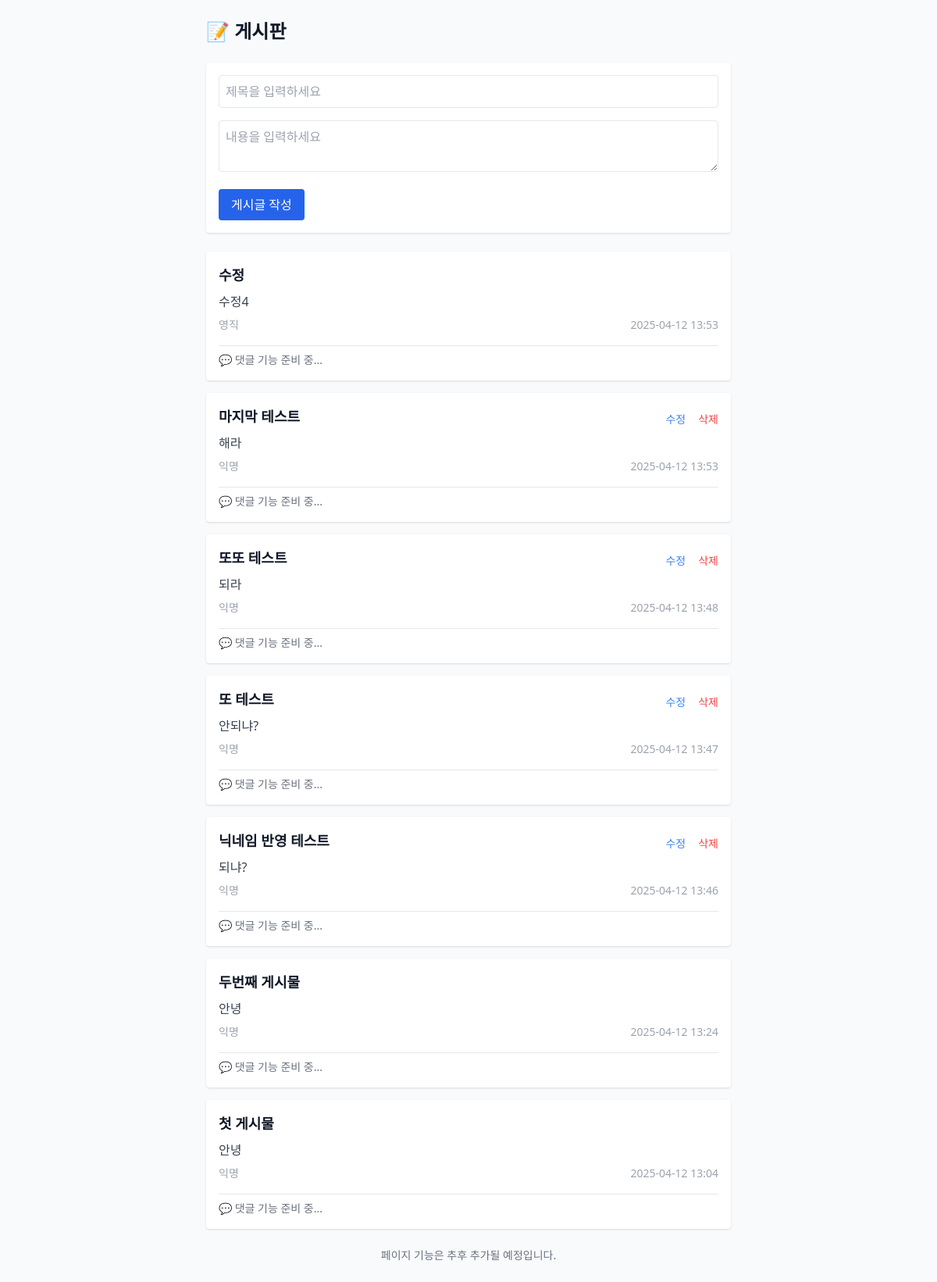
The page /posts on the database its author committed.
### app/models.py (models this page shows)
class Post(Base):
    __tablename__ = "posts"
    id = Column(Integer, primary_key=True, index=True)
    title = Column(String(200), nullable=False)
    content = Column(Text, nullable=False)
    created_at = Column(DateTime(timezone=True), server_default=func.now())
    nickname = Column(String, nullable=True)

### app/routers/posts.py (the view)
@router.get("/posts")
def read_posts(request: Request, db: Session = Depends(get_db)):
    posts = db.query(models.Post).order_by(models.Post.created_at.desc()).all()
    nickname = request.session.get("nickname", "익명")
    return templates.TemplateResponse("posts.html", {
        "request": request,
        "posts": posts,
        "session": {"nickname": nickname}  # ✨ 이걸 추가해야 템플릿에서 session.nickname 사용 가능
    })

### app/templates/posts.html
{% extends "base.html" %}
{% block content %}
<h1 class="text-2xl font-bold mb-6">📝 게시판</h1>
<form method="post" class="bg-white shadow rounded p-4 mb-6 space-y-4">
  <input type="text" name="title" placeholder="제목을 입력하세요" required
         class="w-full border rounded p-2">
  <textarea name="content" placeholder="내용을 입력하세요" required
            class="w-full border rounded p-2"></textarea>
  <button type="submit"
          class="bg-blue-600 hover:bg-blue-700 text-white px-4 py-2 rounded">
    게시글 작성
  </button>
</form>
<div class="space-y-4">
  {% for post in posts %}
    <div class="bg-white shadow rounded p-4">
      <div class="flex justify-between items-start">
        <div>
          <h2 class="text-lg font-semibold">{{ post.title }}</h2>
          <p class="text-gray-700 mt-2">{{ post.content }}</p>
        </div>
        {% if session.get("nickname") == post.nickname %}
          <div class="flex items-center gap-4 mt-2 text-sm">
            <a href="/posts/edit/{{ post.id }}" class="text-blue-500 hover:underline">수정</a>
            <form method="post" action="/posts/{{ post.id }}/delete" onsubmit="return confirm('정말 삭제하시겠습니까?');">
              <button type="submit" class="text-red-500 hover:underline">삭제</button>
            </form>
          </div>
        {% endif %}
      </div>
      <div class="text-sm text-gray-400 mt-2 flex justify-between">
        <span>{{ post.nickname or "익명" }}</span>
        <span>{{ post.created_at.strftime('%Y-%m-%d %H:%M') }}</span>
      </div>
      <div class="mt-4 border-t pt-2">
        <p class="text-gray-500 text-sm">💬 댓글 기능 준비 중...</p>
      </div>
    </div>
  {% else %}
    <p class="text-gray-500">아직 게시글이 없습니다.</p>
  {% endfor %}
</div>
<div class="mt-6 text-center text-sm text-gray-500">
  페이지 기능은 추후 추가될 예정입니다.
</div>
{% endblock %}

### app/templates/base.html (shortened to what this page needs)
<!DOCTYPE html>
<html lang="ko">
<head>
  <script src="https://cdn.tailwindcss.com"></script>
</head>
<body class="bg-gray-50 text-gray-900 p-6">
  <div class="max-w-2xl mx-auto">
    {% block content %}{% endblock %}
  </div>
</body>
</html>

### rows shown on the page
Post: title "수정", content "수정4", nickname "영직", created_at "2025-04-12 13:53"
Post: title "마지막 테스트", content "해라", nickname "익명", created_at "2025-04-12 13:53"
Post: title "또또 테스트", content "되라", nickname "익명", created_at "2025-04-12 13:48"
Post: title "또 테스트", content "안되냐?", nickname "익명", created_at "2025-04-12 13:47"
Post: title "닉네임 반영 테스트", content "되냐?", nickname "익명", created_at "2025-04-12 13:46"
Post: title "두번째 게시물", content "안녕", nickname "익명", created_at "2025-04-12 13:24"
Post: title "첫 게시물", content "안녕", nickname "익명", created_at "2025-04-12 13:04"
